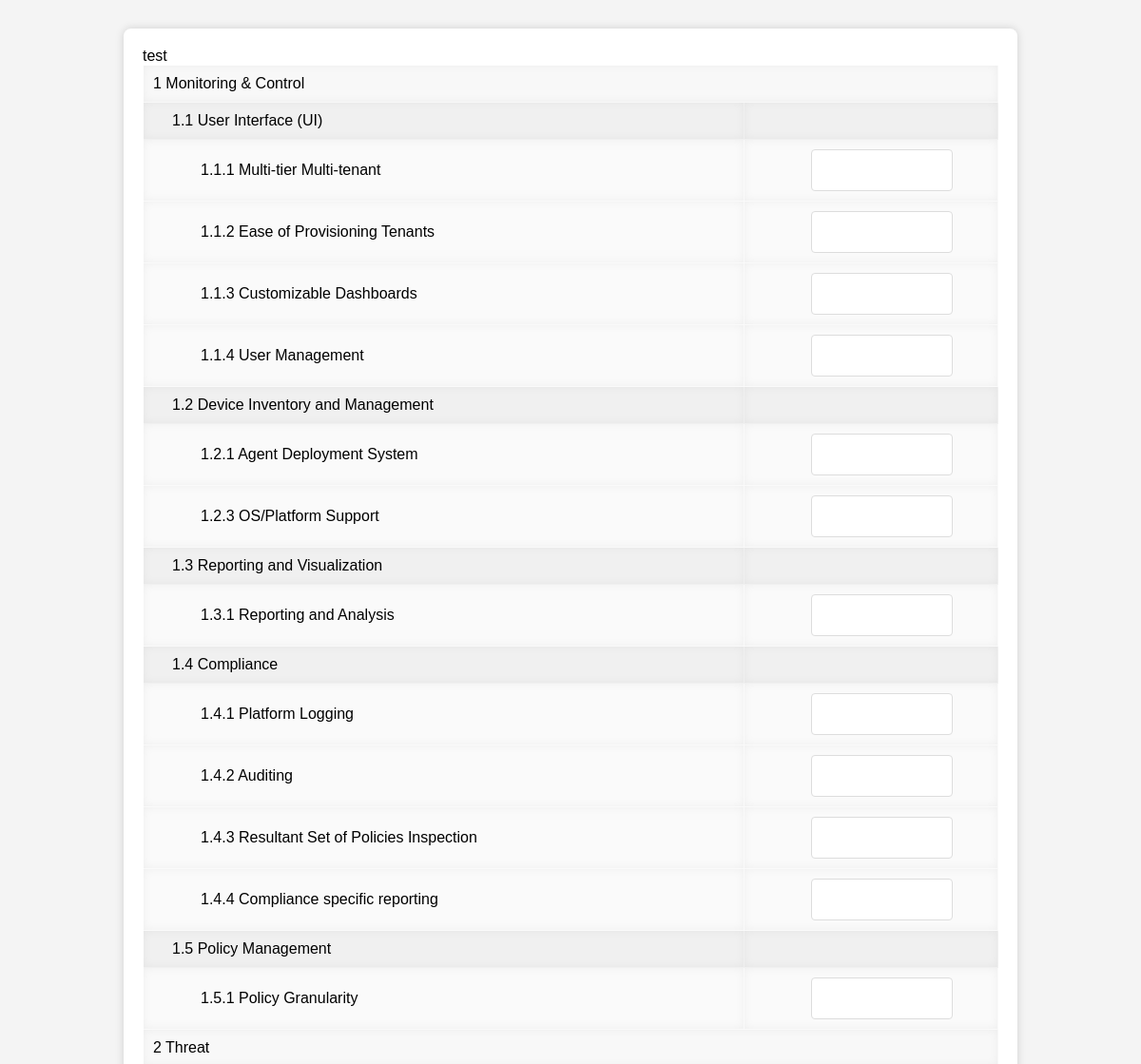
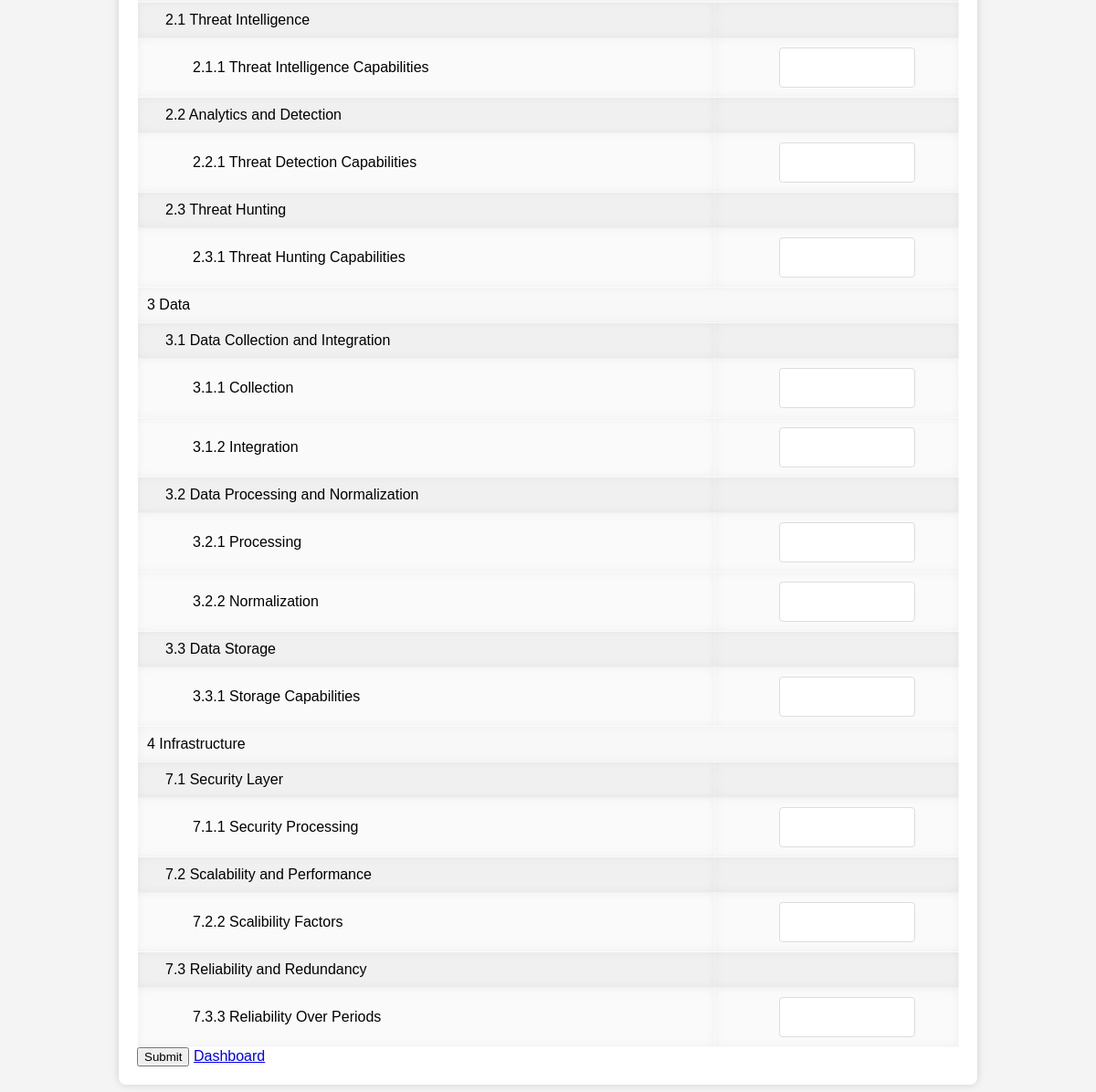
/form_submit/20/, run on the app's committed database (2 pictures, top to bottom).
### formapp/models.py (models this page shows)
class FormAssignment(models.Model):
    form = models.ForeignKey(Form, on_delete=models.CASCADE)
    employee = models.ForeignKey(Employee, on_delete=models.CASCADE)
    responses = models.ManyToManyField(Response)  # Add this line
    completed = models.BooleanField(default=False)

class Form(models.Model):
    title = models.CharField(max_length=200)
    creator = models.ForeignKey(User, on_delete=models.CASCADE)
    creation_date = models.DateTimeField(auto_now_add=True)
    assigned_employees = models.ManyToManyField(Employee, through='FormAssignment')
    is_draft = models.BooleanField(default=False)  # New field
    total_score = models.DecimalField(max_digits=5, decimal_places=2, default=0.0)  # New field to store the overall form score

class Section(models.Model):
    title = models.CharField(max_length=200)
    form = models.ForeignKey(Form, on_delete=models.CASCADE)
    order = models.IntegerField()  # For ordering the sections
    weight = models.DecimalField(max_digits=5, decimal_places=2, default=0.0)  # New field to store the weight of the section
    score = models.DecimalField(max_digits=5, decimal_places=2, default=0.0)  # New field to store the score of the section

class Subsection(models.Model):
    title = models.CharField(max_length=200)
    section = models.ForeignKey(Section, on_delete=models.CASCADE)
    order = models.IntegerField()  # For ordering the subsections within a section
    weight = models.DecimalField(max_digits=5, decimal_places=2, default=0.0)  # New field to store the weight of the subsection
    score = models.DecimalField(max_digits=5, decimal_places=2, default=0.0)  # New field to store the score of the subsection

class Question(models.Model):
    text = models.CharField(max_length=200)
    subsection = models.ForeignKey(Subsection, on_delete=models.CASCADE, null=True)
    order = models.IntegerField()  # For ordering the questions within a subsection
    weight = models.DecimalField(max_digits=5, decimal_places=2, default=0.0)  # New field to store the weight of the question

### formapp/views.py (the view)
# urls.py: path('form_submit/<int:assignment_id>/', views.form_submit, name='form_completion'),
def form_submit(request, assignment_id):
    assignment = get_object_or_404(FormAssignment, id=assignment_id)
    form = assignment.form
    if request.method == 'POST':
        data = json.loads(request.body)  # Load JSON data from request body
        for section in form.section_set.all():
            for subsection in section.subsection_set.all():  # Iterate over subsections within a section
                for question in subsection.question_set.all():  # Iterate over questions within a subsection
                    score = data.get(str(question.id))
                    if score is not None and 0 <= int(score) <= 5:  # Check that score is between 0 and 5
                        Response.objects.create(
                            assignment=assignment,
                            question=question,
                            score=score
                        )
                    else:
                        return JsonResponse({
                            "error": f"Score for question id {question.id} not provided or out of range (0-5)",
                        }, status=400)
        assignment.completed = True  # Mark the assignment as completed
        assignment.save()
        if request.user.is_staff:
            return redirect(reverse('admin_dashboard'))
        else:
            return redirect(reverse('employee_dashboard'))
    else:  # This part will display the form to submit responses
        sections = form.section_set.all()
        subsections = Subsection.objects.filter(section__in=sections)
        questions = Question.objects.filter(subsection__in=subsections)
        return render(request, 'formapp/form_completion.html', {
            'assignment': assignment,
            'sections': sections,
            'subsections': subsections,  # Pass subsections to template
            'questions': questions,
        })

### formapp/templates/formapp/form_completion.html (shortened to what this page needs)
{% load static %}
{% block content %}
    <form method="POST" id="completion-form">
        <div class="form-group">
            <label for="form_name">{{ assignment.form.title }}</label>
        </div>
        <table id="sections" class="table table-striped">
            {% for section in sections %}
                <tr class="section">
                    <td colspan="2">{{ section.title }}</td>
                </tr>
                {% for subsection in section.subsection_set.all %}
                    <tr class="subsection">
                        <td style="padding-left: 30px;">{{ subsection.title }}</td>
                        <td></td>
                    </tr>
                    {% for question in subsection.question_set.all %}
                        <tr class="question">
                            <td style="padding-left: 60px;">{{ question.text }}</td>
                            <td>
                                <input type="number" id="question-{{ question.id }}" name="question-{{ question.id }}" min="0" max="5" required class="form-control">
                            </td>
                        </tr>
                    {% endfor %}
                {% endfor %}
            {% endfor %}
        </table>
        <button type="submit" class="btn btn-primary">Submit</button>
        <a href="{% url 'employee_dashboard' %}" role="button" class="btn btn-dashboard btn-secondary">Dashboard</a>
    </form>
{% endblock %}
{% block css %}
    <link rel="stylesheet" href="{% static 'formapp/form_completion.css' %}">
{% endblock %}

### formapp/static/formapp/form_completion.css (style rules this page uses)
form { max-width: 900px; margin: 30px auto; padding: 20px; background-color: white; border-radius: 8px; box-shadow: 0 0 10px rgba(0, 0, 0, 0.15); }
table { width: 100%; border-collapse: collapse; }
td { padding: 10px; border: 1px solid transparent; transition: background-color 0.3s ease; }
.section td { background-color: #f8f8f8; box-shadow: 0 0 10px rgba(0, 0, 0, 0.05) inset; }
.subsection td { background-color: #f0f0f0; padding-left: 40px; box-shadow: 0 0 10px rgba(0, 0, 0, 0.05) inset; }
.question td { background-color: #fafafa; padding-left: 70px; box-shadow: 0 0 10px rgba(0, 0, 0, 0.05) inset; }
input[type="number"] { width: 80%; padding: 10px; border: 1px solid #ddd; border-radius: 4px; font-size: 1.2em; transition: box-shadow 0.3s ease; box-sizing: border-box; }

### data on the page
FormAssignment: form "test"
Section: title "1 Monitoring & Control"
Subsection: title "1.1 User Interface (UI)"
Question: text "1.1.1 Multi-tier Multi-tenant"
Question: text "1.1.2 Ease of Provisioning Tenants"
Question: text "1.1.3 Customizable Dashboards"
Question: text "1.1.4 User Management"
Subsection: title "1.2 Device Inventory and Management"
Question: text "1.2.1 Agent Deployment System"
Question: text "1.2.3 OS/Platform Support"
Subsection: title "1.3 Reporting and Visualization"
Question: text "1.3.1 Reporting and Analysis"
Subsection: title "1.4 Compliance"
Question: text "1.4.1 Platform Logging"
Question: text "1.4.2 Auditing"
Question: text "1.4.3 Resultant Set of Policies Inspection"
Question: text "1.4.4 Compliance specific reporting"
Subsection: title "1.5 Policy Management"
Question: text "1.5.1 Policy Granularity"
Section: title "2 Threat"
Subsection: title "2.1 Threat Intelligence"
Question: text "2.1.1 Threat Intelligence Capabilities"
Subsection: title "2.2 Analytics and Detection"
Question: text "2.2.1 Threat Detection Capabilities"
Subsection: title "2.3 Threat Hunting"
Question: text "2.3.1 Threat Hunting Capabilities"
Section: title "3 Data"
Subsection: title "3.1 Data Collection and Integration"
Question: text "3.1.1 Collection"
Question: text "3.1.2 Integration"
Subsection: title "3.2 Data Processing and Normalization"
Question: text "3.2.1 Processing"
Question: text "3.2.2 Normalization"
Subsection: title "3.3 Data Storage"
Question: text "3.3.1 Storage Capabilities"
Section: title "4 Infrastructure"
Subsection: title "7.1 Security Layer"
Question: text "7.1.1 Security Processing"
Subsection: title "7.2 Scalability and Performance"
Question: text "7.2.2 Scalibility Factors"
Subsection: title "7.3 Reliability and Redundancy"
Question: text "7.3.3 Reliability Over Periods"
